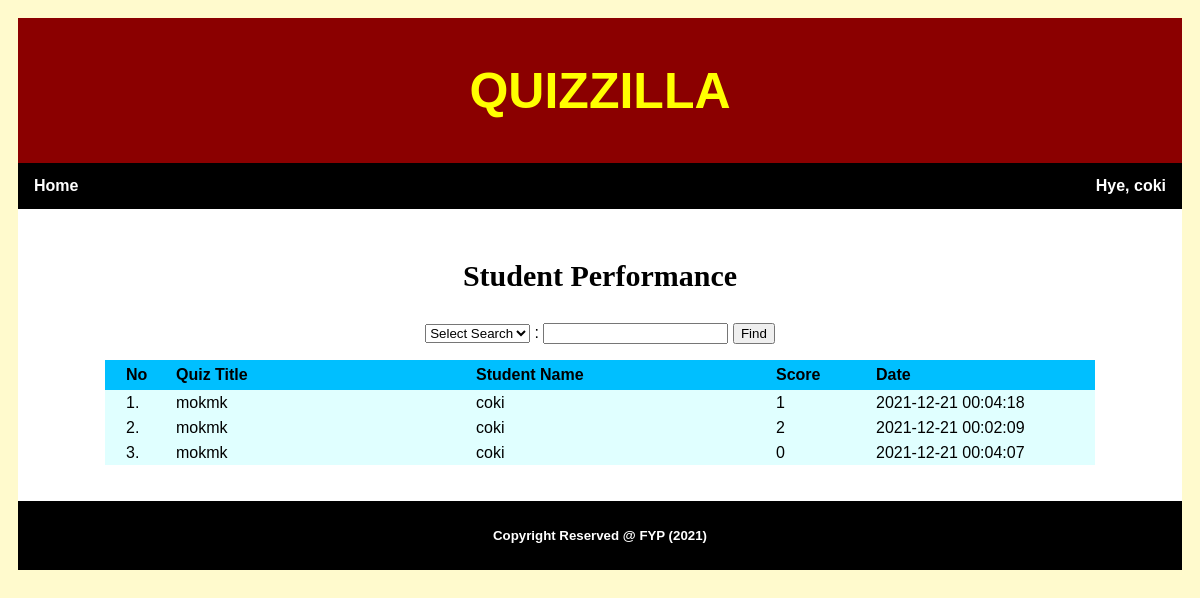
Page /student_performance2.php (signed in) on the committed database.
### tables this page shows
CREATE TABLE `student` (
  `email` varchar(255) NOT NULL,
  `password` varchar(255) NOT NULL,
  `name` varchar(255) NOT NULL,
  `school` varchar(255) NOT NULL,
  `class` varchar(255) NOT NULL,
  `email_parents` varchar(255) NOT NULL
);

CREATE TABLE `performance` (
  `email_student` varchar(255) NOT NULL,
  `id_quiz` varchar(7) NOT NULL,
  `date_answer` datetime NOT NULL,
  `score` int(3) NOT NULL
);

CREATE TABLE `quiz` (
  `id_quiz` varchar(7) NOT NULL,
  `title_quiz` varchar(255) NOT NULL,
  `email_teacher` varchar(255) NOT NULL
);

### session.php (called while the page is built, shortened)
<?php
include ('db_conn.php');
$email = $_SESSION['email'];
$cat = $_SESSION['category'];
if ($cat == "T") {
	$table = "teacher";
} else {
	$table = "student"; }
$mysql = mysqli_query($conn, "SELECT * FROM $table WHERE email='$email'");
$row = mysqli_fetch_array($mysql);
$name = $row['name'];
$email = $row['email'];
?>

### student_performance2.php (the view, shortened to what this page needs)
<html>
<head>
</head>
<body>
<?php
include ("header.php");
include ("topnav.php");
?>
<div id="mainbody">
	<div id="title"><p>Student Performance</p></div>
<form action="" method="post">
<p><center>
	<select name="category">
		<option>Select Search</option>
	</select>
 :	<input type="text" name="search">
<input type="submit" value="Find" name="find">
</p><center>
</form>
<?php
if(isset($_POST['find']) && !empty($_POST['search']) )
{
	switch ($_POST["category"])
	{
		case "title":
		$query = "SELECT * FROM performance
				  INNER JOIN quiz
					  ON performance.id_quiz = quiz.id_quiz
				  INNER JOIN student
					  ON performance.email_student = student.email
				  WHERE quiz.title_quiz LIKE '%$_POST[search]%'
						AND performance.email_student = '$email'
				  ORDER BY quiz.title_quiz";
		break;
		default:
		$query = "SELECT * FROM performance
				  INNER JOIN quiz
					  ON performance.id_quiz = quiz.id_quiz
				  INNER JOIN student
					  ON performance.email_student = student.email
				  WHERE performance.date_answer LIKE '%$_POST[search]%'
						AND performance.email_student = '$email'
				  ORDER BY quiz.title_quiz";
	}
} else {
	$query = "SELECT * FROM performance
				  INNER JOIN quiz
					  ON performance.id_quiz = quiz.id_quiz
				  INNER JOIN student
					  ON performance.email_student = student.email
				  WHERE performance.email_student = '$email'
				  ORDER BY quiz.title_quiz";
}
$mysql = $query;
$result = mysqli_query($conn, $mysql) or die(mysql_error());
$no = 0;
if (mysqli_num_rows($result) > 0)
{
	echo "<table border='0'>";
	echo "<col width='20'>";
	echo "<col width='50'>";
	echo "<col width='300'>";
	echo "<col width='300'>";
	echo "<col width='100'>";
	echo "<col width='200'>";
	echo "<col width='20'>";
	echo "<tr>";
	echo "<th></th>";
	echo "<th>No</th>";
	echo "<th>Quiz Title</th>";
	echo "<th>Student Name</th>";
	echo "<th>Score</th>";
	echo "<th>Date</th>";
	echo "<th></th>";
	echo "</tr>";
	while($row = mysqli_fetch_assoc($result))
	{
		$no++;
		echo "<tr height='10'>";
		echo "<td></td>";
		echo "<td>".$no.".</td>";
		echo "<td>".$row['title_quiz']."</td>";
		echo "<td>".$row['name']."</td>";
		echo "<td>".$row['score']."</td>";
		echo "<td>".$row['date_answer']."</td>";
		echo "<td></td>";
		echo "</tr>";
	}
	echo "</table>";
}
else { echo "<center>No record</center>"; }
?>
<p></p></div>
<?php
include ("footer.php");
?>
</body>
</html>

### topnav.php (shortened to what this page needs)
<?php
include('session.php');
?>
<html>
<head>
</head>
<body>
<ul>
	<li><a href="quiz_collection.php">Home</a></li>
	<li class="dropdown">
	<a href="#" class="dropbtn">Hye, <?php echo $name; ?></a>
	</li>
</ul>
</body>
</html>

### student_performance2.php (style rules this page uses)
#mainbody { background-color: white; padding: 20px; }
#title { font-size: 30px; font-family: Tw Cen MT Condensed; font-weight: bold; text-align: center; }
table { margin-left: auto; margin-right: auto; border-collapse: collapse; margin: auto; background-color: lightcyan; }
td { text-align: left; height: 25px; }
th { height: 30px; text-align: left; font-weight: bold; background-color: deepskyblue; }

### header.php (style rules this page uses)
* { box-sizing: border-box; }
body { background: lemonchiffon; font-family: Arial; padding: 10px; }

### topnav.php (style rules this page uses)
ul { list-style-type: none; margin: 0; padding: 0; overflow: hidden; background-color: black; }
li { float: left; }
li a, .dropbtn { display: inline-block; color: white; text-align: center; padding: 14px 16px; text-decoration: none; font-weight: bold; }
li.dropdown { display: inline-block; float:right; }

### rows in the picture
student: name "coki"
performance: id_quiz.title_quiz "mokmk", email_student.name "coki", score "1", date_answer "2021-12-21 00:04:18"
performance: id_quiz.title_quiz "mokmk", email_student.name "coki", score "2", date_answer "2021-12-21 00:02:09"
performance: id_quiz.title_quiz "mokmk", email_student.name "coki", score "0", date_answer "2021-12-21 00:04:07"
